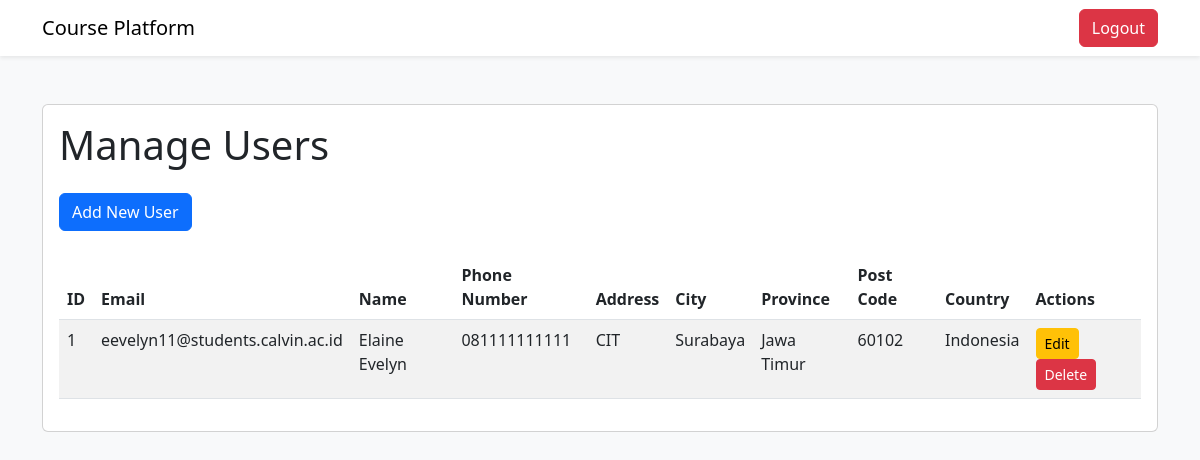
The page /admin/manage-users (signed in) on the database as committed earlier.
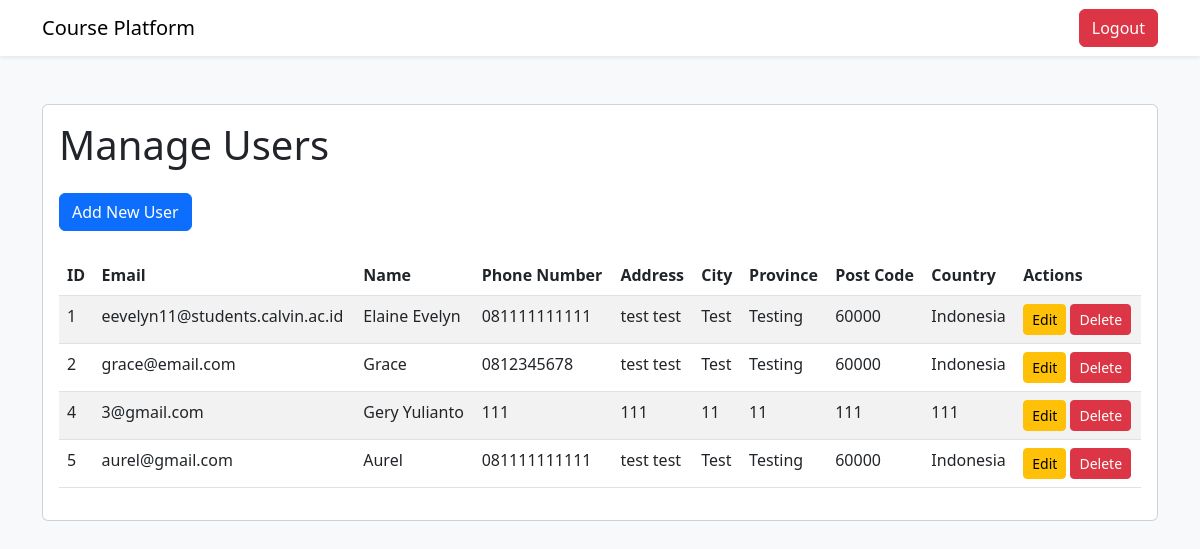
The same page on the database as committed later.
### tables this page shows
CREATE TABLE peserta (
                id_peserta INTEGER PRIMARY KEY AUTOINCREMENT,
                email TEXT NOT NULL,
                nama_peserta TEXT NOT NULL,
                password TEXT NOT NULL,
                no_telpon TEXT NOT NULL,
                alamat TEXT NOT NULL,
                kota TEXT NOT NULL,
                provinsi TEXT NOT NULL,
                kode_pos INT NOT NULL,
                negara TEXT NOT NULL
            );

### features/auth.py (the view)
    def manage_users(self):
        if not session.get('email') and session.get('role') != 'admin':
            return redirect('/login_admin')
        users = query_db('SELECT * FROM peserta')
        return render_template('manage_users_page.html', users=users)

### database.py (called while the page is built)
def get_db():
    db = getattr(g, '_database', None)
    if db is None:
        db = g._database = sqlite3.connect(DATABASE)
        db.row_factory = sqlite3.Row
    return db

def query_db(query, args=(), one=False):
    cur = get_db().execute(query, args)
    rv = cur.fetchall()
    cur.close()
    get_db().commit()
    return (rv[0] if rv else None) if one else rv

### templates/manage_users_page.html (shortened to what this page needs)
<!DOCTYPE html>
<html lang="en">
<head>
    <link href="https://cdn.jsdelivr.net/npm/bootstrap@5.3.0/dist/css/bootstrap.min.css" rel="stylesheet">
</head>
<body class="bg-light">
    <nav class="navbar navbar-expand-lg navbar-light bg-white shadow-sm">
        <div class="container">
            <a class="navbar-brand" href="/admin">Course Platform</a>
            <div class="d-flex">
                <a href="/logout" class="btn btn-danger">Logout</a>
            </div>
        </div>
    </nav>
    <div class="container py-5">
        <div class="card">
            <div class="card-body">
                <h1 class="card-title mb-4">Manage Users</h1>
                <div class="mb-4">
                    <a href="/admin/add-user" class="btn btn-primary">Add New User</a>
                </div>
                <table class="table table-striped">
                    <thead>
                        <tr>
                            <th>ID</th>
                            <th>Email</th>
                            <th>Name</th>
                            <th>Phone Number</th>
                            <th>Address</th>
                            <th>City</th>
                            <th>Province</th>
                            <th>Post Code</th>
                            <th>Country</th>
                            <th>Actions</th>
                        </tr>
                    </thead>
                    <tbody>
                        {% for user in users %}
                        <tr>
                            <td>{{ user.id_peserta }}</td>
                            <td>{{ user.email }}</td>
                            <td>{{ user.nama_peserta }}</td>
                            <td>{{ user.no_telpon }}</td>
                            <td>{{ user.alamat }}</td>
                            <td>{{ user.kota }}</td>
                            <td>{{ user.provinsi }}</td>
                            <td>{{ user.kode_pos }}</td>
                            <td>{{ user.negara }}</td>
                            <td>
                                <a href="/admin/edit-user/{{ user.id_peserta }}" class="btn btn-sm btn-warning">Edit</a>
                                <a href="/admin/delete-user/{{ user.id_peserta }}"
                                    class="btn btn-sm btn-danger">Delete</a>
                            </td>
                        </tr>
                        {% endfor %}
                    </tbody>
                </table>
            </div>
        </div>
    </div>
</body>
</html>

Rows that differ between the two databases and show on the page:
changed peserta "eevelyn11@students.calvin.ac.id": alamat "CIT" → "test test"; kota "Surabaya" → "Test"; provinsi "Jawa Timur" → "Testing"; kode_pos "60102" → "60000"
added peserta: id_peserta "2", email "grace@email.com", nama_peserta "Grace", no_telpon "0812345678", alamat "test test", kota "Test", provinsi "Testing", kode_pos "60000", negara "Indonesia"
added peserta: id_peserta "4", email "3@gmail.com", nama_peserta "Gery Yulianto", no_telpon "111", alamat "111", kota "11", provinsi "11", kode_pos "111", negara "111"
added peserta: id_peserta "5", email "aurel@gmail.com", nama_peserta "Aurel", no_telpon "081111111111", alamat "test test", kota "Test", provinsi "Testing", kode_pos "60000", negara "Indonesia"
